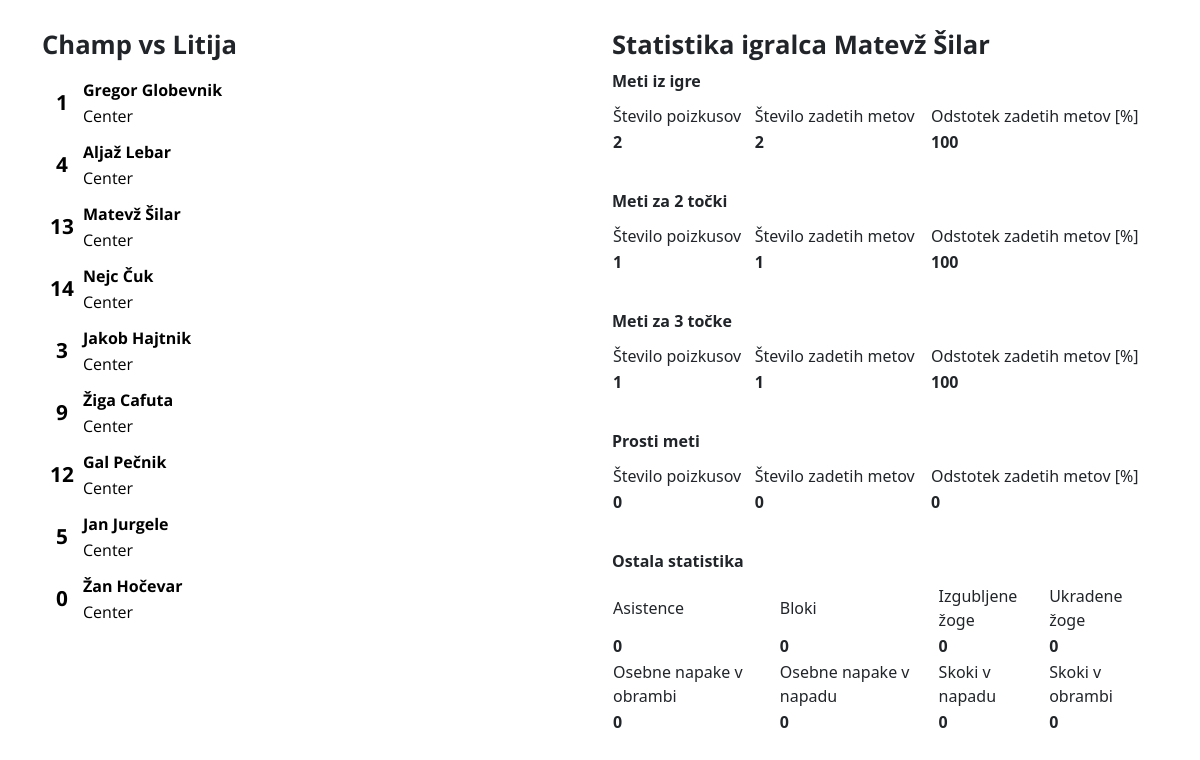
The app's page /final_stat?id=3 with its own data.
### app/models.py (models this page shows, shortened)
class Opponents(db.Model):
    opponent_id = db.Column(db.INTEGER, primary_key=True, autoincrement=True, nullable=False)
    team_name = db.Column(db.String(50), index=True)
    points = db.Column(db.Integer, index=True)
    score = db.Column(db.Boolean, index=True)
    result = db.Column(db.Boolean, index=True)
    date = db.Column(db.Date, index=True, nullable=False)
    home_team_points = db.Column(db.Integer, index=True)
    id_opponent = db.relationship('Players', backref='opponent', lazy=True)

class Players(db.Model):
    player_id = db.Column(db.Integer, primary_key=True, autoincrement=True)
    full_name = db.Column(db.String(50), index=True, nullable=False)
    jersey_no = db.Column(db.String(50), index=True, nullable=False)
    pa_1 = db.Column(db.Integer, index=True)
    pm_1 = db.Column(db.Integer, index=True)
    pa_2 = db.Column(db.Integer, index=True)
    pm_2 = db.Column(db.Integer, index=True)
    pa_3 = db.Column(db.Integer, index=True)
    pm_3 = db.Column(db.Integer, index=True)
    fouls_o = db.Column(db.Integer, index=True)
    fouls_d = db.Column(db.Integer, index=True)
    rebounds_o = db.Column(db.Integer, index=True)
    rebounds_d = db.Column(db.Integer, index=True)
    assists = db.Column(db.Integer, index=True)
    turnovers = db.Column(db.Integer, index=True)
    blocks = db.Column(db.Integer, index=True)
    steals = db.Column(db.Integer, index=True)
    id_positon = db.Column(db.Integer, db.ForeignKey('positions.position_id'), nullable=False)
    id_opponent = db.Column(db.Integer, db.ForeignKey('opponents.opponent_id'))

### app/routes.py (the view)
@app.route('/final_stat', methods=['GET', 'POST'])
def final_stat():
    selected_id = request.args.get('id', None)
    players = Players.query.all()
    current_opponent = Opponents.query.filter_by(date=date.today()).first()
    selected_player = Players.query.filter_by(player_id=selected_id).first()
    if selected_id is None:
        fga = 0
        fgm = 0
        percentage1 = 0
        percentage2 = 0
        percentage3 = 0
        percentage_fg = 0
    else:
        fga = selected_player.pa_2 + selected_player.pa_3
        fgm = selected_player.pm_2 + selected_player.pm_3
        if fga == 0:
            percentage_fg = 0
        else:
            percentage_fg = round((fgm / fga) * 100)
        if selected_player.pa_1 == 0:
            percentage1 = 0
        else:
            percentage1 = round((selected_player.pm_1 / selected_player.pa_1) * 100)
        if selected_player.pa_2 == 0:
            percentage2 = 0
        else:
            percentage2 = round((selected_player.pm_2 / selected_player.pa_2) * 100)
        if selected_player.pa_3 == 0:
            percentage3 = 0
        else:
            percentage3 = round((selected_player.pm_3 / selected_player.pa_3) * 100)
    return render_template('final_stat.html', current_opponent=current_opponent, players=players,
                           selected_player=selected_player, fga=fga, fgm=fgm, percentage1=percentage1,
                           percentage2=percentage2, percentage3=percentage3, percentage_fg=percentage_fg)

### app/templates/final_stat.html (shortened to what this page needs)
<!DOCTYPE html>
<html lang="en">
<head>
    <link rel="stylesheet" href="{{ url_for('static',filename='style.css') }}">
    <link href="https://cdn.jsdelivr.net/npm/bootstrap@5.1.0/dist/css/bootstrap.min.css" rel="stylesheet">
    <link rel="stylesheet" href="/static/css/base.css">
    <link rel="stylesheet" href="/static/css/playerList.css">
</head>
<body>
    <div class="container">
        <div class="row">
            <div class="col">
                <h1>Champ vs {{ current_opponent.team_name}}</h1>
                <div class="side-players">
                    {% for player in players %}
                        <a href="{{ url_for('final_stat', id=player.player_id) }}" class="player" id="{{ player.player_id }}">
                            <table>
                                <tr>
                                    <td rowspan="2" class="player-id">
                                        <div>{{ player.jersey_no }}</div>
                                    </td>
                                    <td>
                                        <div class="player-name">{{ player.full_name }}</div>
                                    </td>
                                </tr>
                                <tr>
                                    <td>
                                        <div class="player-pos">Center</div>
                                    </td>
                                </tr>
                            </table>
                        </a>
                    {% endfor  %}
                </div>
            </div>
            <div class="col">
                <h1 class="naslovf">Statistika igralca {{ selected_player.full_name }}</h1>
                <table>
                    <tr>
                        <td class="final">Število poizkusov</td>
                        <td class="final">Število zadetih metov</td>
                        <td class="final">Odstotek zadetih metov [%]</td>
                    </tr>
                    <tr>
                        <td id="fga" class="cifre">{{ fga }}</td>
                        <td id="fgm" class="cifre">{{ fgm }}</td>
                        <td id="percentage_fg" class="cifre">{{ percentage_fg }}</td>
                    </tr>
                </table>
                <br>
                <table>
                    <tr>
                        <td class="final">Število poizkusov</td>
                        <td class="final">Število zadetih metov</td>
                        <td class="final">Odstotek zadetih metov [%]</td>
                    </tr>
                    <tr>
                        <td id="pa2">{{ selected_player.pa_2 }}</td>
                        <td id="pm2">{{ selected_player.pm_2 }}</td>
                        <td id="percentage2">{{ percentage2 }}</td>
                    </tr>
                </table>
                <br>
                <table>
                    <tr>
                        <td class="final">Število poizkusov</td>
                        <td class="final">Število zadetih metov</td>
                        <td class="final">Odstotek zadetih metov [%]</td>
                    </tr>
                    <tr>
                        <td id="pa3">{{ selected_player.pa_3 }}</td>
                        <td id="pm3">{{ selected_player.pm_3 }}</td>
                        <td id="percentage3">{{ percentage3 }}</td>
                    </tr>
                </table>
                <br>
                <table>
                    <tr>
                        <td class="final">Število poizkusov</td>
                        <td class="final">Število zadetih metov</td>
                        <td class="final">Odstotek zadetih metov [%]</td>
                    </tr>
                    <tr>
                        <td id="pa1">{{ selected_player.pa_1 }}</td>
                        <td id="pm1">{{ selected_player.pm_1 }}</td>
                        <td id="percentage1">{{ percentage1 }}</td>
                    </tr>
                </table>
                <br>
                <table>
                    <tr>
                        <td class="final">Asistence</td>
                        <td class="final">Bloki</td>
                        <td class="final">Izgubljene žoge</td>
                        <td class="final">Ukradene žoge</td>
                    </tr>
                    <br>
                    <tr>
                        <td id="ast">{{ selected_player.assists }}</td>
                        <td id="blk">{{ selected_player.blocks }}</td>
                        <td id="to">{{ selected_player.turnovers }}</td>
                        <td id="stl">{{ selected_player.steals }}</td>
                    </tr>
                    <tr>
                        <td class="final">Osebne napake v obrambi</td>
                        <td class="final">Osebne napake v napadu</td>
                        <td class="final">Skoki v napadu</td>
                        <td class="final">Skoki v obrambi</td>
                    </tr>
                    <tr>
                        <td id="dpf">{{ selected_player.fouls_d }}</td>
                        <td id="opf">{{ selected_player.fouls_o }}</td>
                        <td id="oreb">{{ selected_player.rebounds_o }}</td>
                        <td id="dreb">{{ selected_player.rebounds_d }}</td>
                    </tr>
                </table>
            </div>
        </div>
    </div>
</body>
</html>

### app/static/css/playerList.css (style rules this page uses)
h1 { font-family: 'Open Sans', sans-serif; font-size: 1.6em; font-weight: bold; }
body { background-color: white; padding: 30px; }
div { font-weight:bold; }
.side-players { height: 100%; width: 40%; margin-top: 16px; }
a { text-decoration: none; }
table { margin: 10px 0; padding: 7px 0; width: 100%; border: none; border-radius: 10px; }
.player-id { font-family: 'Open Sans', sans-serif; font-weight: bold; color: black; font-size: 1.3em; width: 40px; text-align: center; }
.player-name { font-family: 'Open Sans', sans-serif; font-weight: bold; color: black; }
.player-pos { font-family: 'Open Sans', sans-serif; font-weight: lighter; color: black; }
.final { font-weight: 300; }
.cifre { font-weight: 900; }
.naslovf { font-weight: bold; }
@media screen and (max-width: 1200px) { .side-players { width: 40%; } }

### records on screen
Opponents: team_name "Litija"
Players: jersey_no "1", full_name "Gregor Globevnik"
Players: jersey_no "4", full_name "Aljaž Lebar"
Players: jersey_no "13", full_name "Matevž Šilar", pa_2 "1", pm_2 "1", pa_3 "1", pm_3 "1", pa_1 "0", pm_1 "0", assists "0", blocks "0", turnovers "0", steals "0", fouls_d "0", fouls_o "0", rebounds_o "0", rebounds_d "0"
Players: jersey_no "14", full_name "Nejc Čuk"
Players: jersey_no "3", full_name "Jakob Hajtnik"
Players: jersey_no "9", full_name "Žiga Cafuta"
Players: jersey_no "12", full_name "Gal Pečnik"
Players: jersey_no "5", full_name "Jan Jurgele"
Players: jersey_no "0", full_name "Žan Hočevar"

### other values on screen
{{ fga }} "2"
{{ fgm }} "2"
{{ percentage_fg }} "100"
{{ percentage2 }} "100"
{{ percentage3 }} "100"
{{ percentage1 }} "0"
